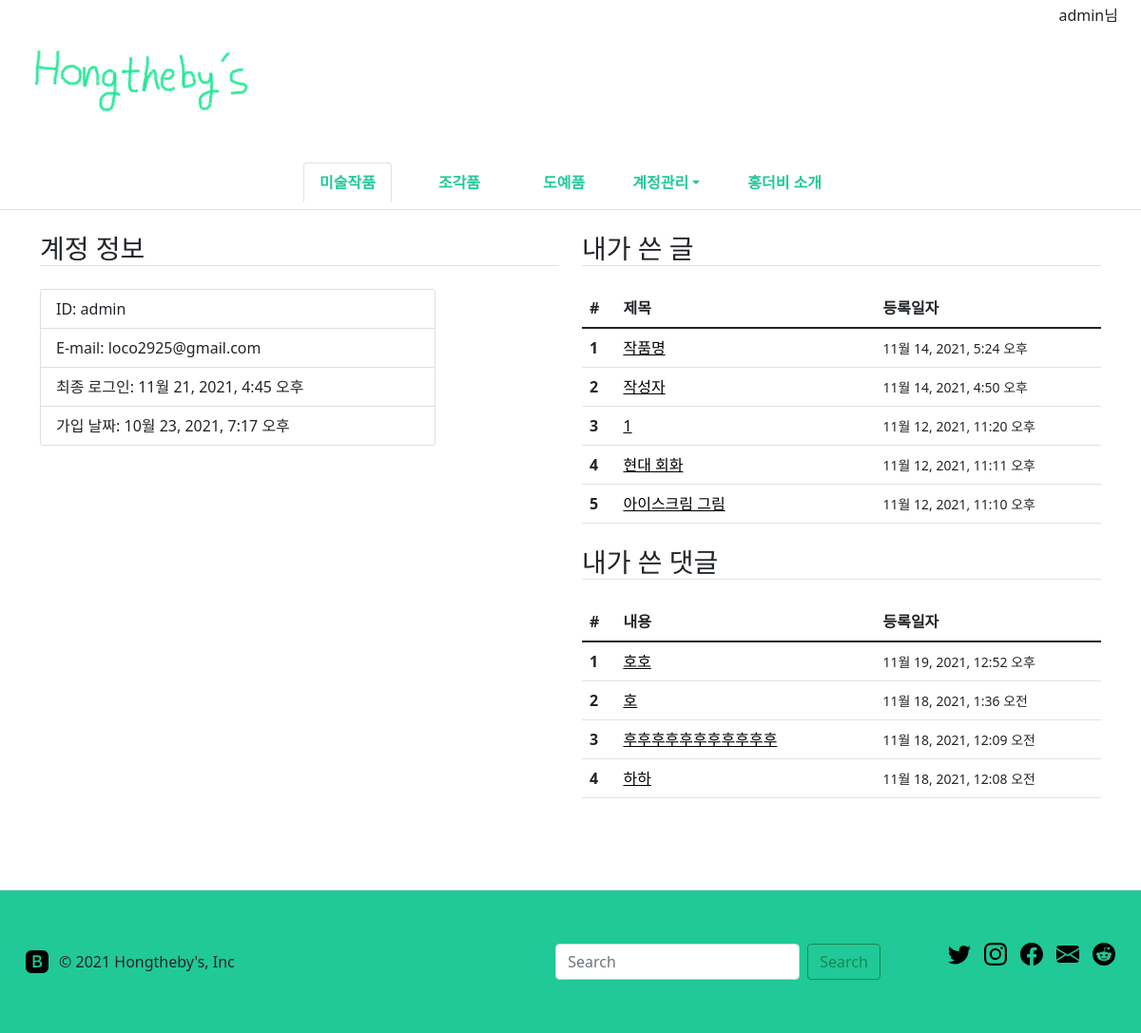
Page /common/mypage/ (signed in) on the committed database.
### art/models.py (models this page shows, shortened)
class Item(models.Model):
    author = models.ForeignKey(User, on_delete=models.CASCADE, related_name='author_item')
    subject = models.CharField(max_length=200)
    title = models.CharField(max_length=20)
    price = models.IntegerField()
    content = models.TextField()
    create_date = models.DateTimeField()
    modify_date = models.DateTimeField(null=True, blank=True)
    image = models.ImageField(upload_to='images/', blank=True, null=True)
    voter = models.ManyToManyField(User, related_name='voter_item')  # 추천인 추가

class Comment(models.Model):
    author = models.ForeignKey(User, on_delete=models.CASCADE, related_name='author_comment')
    content = models.TextField()
    create_date = models.DateTimeField()
    modify_date = models.DateTimeField(null=True, blank=True)
    item = models.ForeignKey(Item, null=True, blank=True, on_delete=models.CASCADE)
    voter = models.ManyToManyField(User, related_name='voter_comment')  # 추천인 추가
    reporter = models.ManyToManyField(User, related_name='reporter_comment')

### common/views.py (the view)
# urls.py: path('mypage/', views.mypage, name='mypage'),
def mypage(request):
    my_item_list = Item.objects.order_by('-create_date')
    my_item_list = my_item_list.filter(
        Q(author__username__icontains=request.user)
    )
    my_comment_list = Comment.objects.order_by('-create_date')
    my_comment_list = my_comment_list.filter(
        Q(author__username__icontains=request.user)
    )
    context = {'my_item': my_item_list,
               'my_comment': my_comment_list, }
    return render(request, 'common/mypage.html', context)

### templates/common/mypage.html
{% extends 'base.html' %}
{% block content %}
<div class="container mb-5">
  <div class="row">
      <div class="col">
          <h3 class="border-bottom my-4">계정 정보</h3>
          <div class="card" style="width: 26rem;">
            <ul class="list-group list-group-flush">
            <li class="list-group-item">ID: {{ request.user }}</li>
            <li class="list-group-item">E-mail: {{ request.user.email }}</li>
            <li class="list-group-item">최종 로그인: {{ request.user.last_login }}</li>
            <li class="list-group-item">가입 날짜: {{ request.user.date_joined }}</li>
            </ul>
          </div>
      </div>
      <div class="col">
        <div class>
            <h3 class="border-bottom my-4">내가 쓴 글</h3>
            <table class="table">
            <thead>
                <tr>
                <th scope="col">#</th>
                <th scope="col" style="width:50%">제목</th>
                <th scope="col">등록일자</th>
                </tr>
            </thead>
            <tbody>
            {% if my_item %}
            {% for item in my_item %}
            {% if forloop.counter < 6 %}
                <tr style="white-space: nowrap;">
                <th scope="row">{{ forloop.counter }}</th>
                <td><a href="{% url 'art:detail' item.id %}" style="color:black; text-decoration:underline;">{{ item.title }}</a></td>
                <td><small>{{ item.create_date }}</small></td>
                </tr>
            {% endif %}
            {% endfor %}
            {% else %}
            <tr>
            <td colspan="3">등록한 글이 없습니다.</td>
            </tr>
            {% endif %}
            </tbody>
            </table>
            </div>
        <div class="mb-5">
        <h3 class="border-bottom my-4">내가 쓴 댓글</h3>
            <table class="table">
            <thead>
                <tr>
                <th scope="col">#</th>
                <th scope="col" style="width:50%">내용</th>
                <th scope="col">등록일자</th>
                </tr>
            </thead>
            <tbody>
            {% if my_comment %}
            {% for comment in my_comment %}
            {% if forloop.counter < 6 %}
                <tr style="white-space: nowrap;">
                <th scope="row">{{ forloop.counter }}</th>
                <td><a href="{% url 'art:detail' comment.item.id %}" style="color:black; text-decoration:underline;">{{ comment.content }}</a></td>
                <td><small>{{ comment.create_date }}</small></td>
                </tr>
            {% endif %}
            {% endfor %}
            {% else %}
            <tr>
            <td colspan="3">등록한 댓글이 없습니다.</td>
            </tr>
            {% endif %}
            </tbody>
            </table>
        </div>
      </div>
  </div>
</div>
{% endblock %}

### templates/navbar.html (shortened to what this page needs)
{% if user.is_authenticated %}
<ul class="nav justify-content-end">
    <li class="nav-item mx-4 my-1">{{ request.user }}님</li>
</ul>
{% endif %}
<nav class="navbar navbar-expand-lg navbar-light">
    <a class="navbar-brand mx-4" href="{% url 'art:index' %}"><figure style="width: 22%;"><img src="/static/images/클린로고.png" class="figure-img img-fluid rounded"></figure></a>
</nav>
<ul class="nav nav-tabs justify-content-center border-bottom py-2">
  <li class="nav-item mx-3">
    <a class="nav-link active" style="color: #20c997" aria-current="page" href="#"><strong>미술작품</strong></a>
  </li>
  <li class="nav-item mx-3">
    <a class="nav-link" style="color: #20c997" href="#"><strong>조각품</strong></a>
  </li>
  <li class="nav-item mx-3">
    <a class="nav-link" style="color: #20c997" href="#"><strong>도예품</strong></a>
  </li>
  <li class="nav-item dropdown">
    <a class="nav-link dropdown-toggle" style="color: #20c997" data-bs-toggle="dropdown" href="#" role="button" aria-expanded="false"><strong>계정관리</strong></a>
  </li>
  <li class="nav-item mx-3">
    <a class="nav-link" style="color: #20c997" href="{% url 'common:credit' %}"><strong>홍더비 소개</strong></a>
  </li>
</ul>

### static/style.css (style rules this page uses)
a { text-decoration:none }

### rows in the picture
Item: title "작품명", create_date "11월 14, 2021, 5:24 오후"
Item: title "작성자", create_date "11월 14, 2021, 4:50 오후"
Item: title "1", create_date "11월 12, 2021, 11:20 오후"
Item: title "현대 회화", create_date "11월 12, 2021, 11:11 오후"
Item: title "아이스크림 그림", create_date "11월 12, 2021, 11:10 오후"
Comment: content "호호", create_date "11월 19, 2021, 12:52 오후"
Comment: content "호", create_date "11월 18, 2021, 1:36 오전"
Comment: content "후후후후후후후후후후후", create_date "11월 18, 2021, 12:09 오전"
Comment: content "하하", create_date "11월 18, 2021, 12:08 오전"

### other values in the picture
{{ request.user }} "admin"
{{ request.user.email }} "loco2925@gmail.com"
{{ request.user.last_login }} "11월 21, 2021, 4:45 오후"
{{ request.user.date_joined }} "10월 23, 2021, 7:17 오후"
